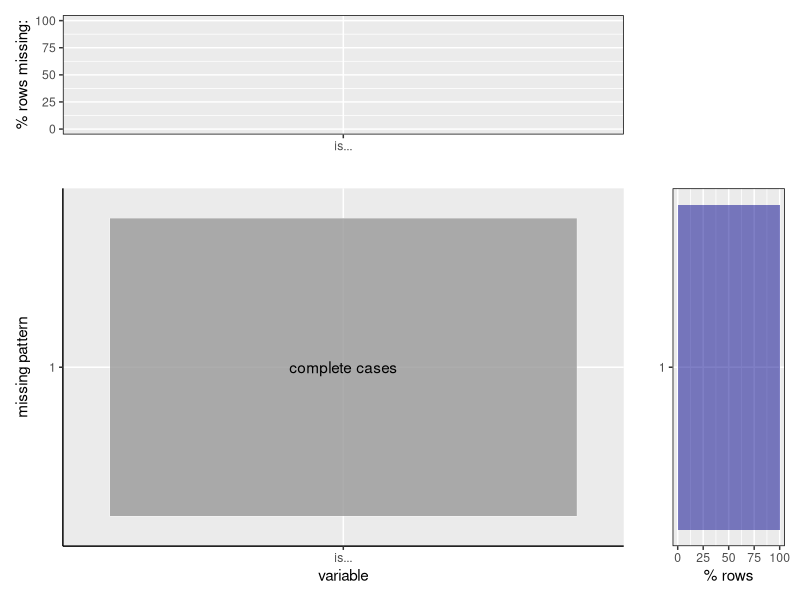

R code for this plot: (Note: this script raises an error after producing the figure.)
## ---- chunk 1
library(tidyverse)
library(patchwork)
library(reshape2)
## ---- chunk 2
# Load data
# names <- read.table(file = 'sources/names.tsv', sep = '\t', header = TRUE, fill = TRUE)
# names[names == "\\N"] <- NA
## ---- chunk 3
# cp = 0 for counts, 1 for percents
missing_plots <- function(data, percent = FALSE) {
  
  # Get missing patterns
  missing_patterns <- data.frame(is.na(data)) %>%
    group_by_all() %>%
    count(name = "count", sort = TRUE) %>%
    ungroup()
  
 # missing_patterns
  new_missing_patterns <- as.matrix(
    missing_patterns[1:(length(missing_patterns)-1)])
  melted <- melt(new_missing_patterns)
  a <- apply(missing_patterns[1:(length(missing_patterns)-1)], 
             1, function(y)length(y[y == TRUE]))
  a_x <- which(a == 0)
  
  # missing_patterns2
  missing_patterns2 <- missing_patterns[1:(length(missing_patterns)-1)]
  
  missing_patterns2 <- missing_patterns2 %>% 
      rownames_to_column("id") %>% 
      gather(key, value, -id) %>% 
      mutate(missing = ifelse(value == 1, "yes", "no"))
  
  missing_patterns2 <- missing_patterns2 %>% 
    mutate(missing2 = ifelse(missing == "yes", 2, 1))
  
  missing_patterns3 <- missing_patterns2 %>% 
      mutate(missing2 = ifelse(id == a_x, 0, missing2))

  #Plot Upper Side
  freq <- c()
  value <- unique(melted$Var2)
  
  if (length(apply(new_missing_patterns, 2, function(y) which(y == TRUE))) == 0){
    freq <- rep(0, length(value))
  } else {
    for (i in apply(new_missing_patterns, 2, function(y) which(y == TRUE))){
      sum <- 0
      for (j in i){
        sum <- sum + missing_patterns$count[j]
        
      }
      freq <- c(freq, sum)
    }
  }
  
  if (percent) {
    total = sum(missing_patterns$count)
    freq <- (freq/total)*100
    
    demo <- data.frame(value, freq)
    col <- ggplot(demo, aes(x = reorder(value, -freq), freq)) +
      geom_bar(stat = 'identity', fill = "blue", alpha = 0.6) +
      scale_x_discrete(label=function(x) abbreviate(x, minlength = 5)) +
      ylim(0, 100) +
      xlab("") +
      ylab("% rows missing:") +
      theme(panel.border = element_rect(color = "black", fill = NA, size = 0.5))
    
  } else {
    demo <- data.frame(value, freq)
    col <- ggplot(demo, aes(x = reorder(value, -freq), freq)) +
      geom_bar(stat = 'identity', fill = "blue", alpha = 0.6) +
      scale_x_discrete(label=function(x) abbreviate(x, minlength = 5)) +
      xlab("") +
      ylab("num rows missing:") +
      theme(panel.border = element_rect(color = "black", fill = NA, size = 0.5))
  } 
  
  temp_x <- length(unique(missing_patterns3$key)) / 2 + 0.5
  temp_y <- nrow(missing_patterns) - a_x + 1
  
  temp_f = levels((reorder(value, -freq)))
  missing_patterns3$key <- fct_relevel(missing_patterns3$key, temp_f)

  # main plot
  main <- ggplot(missing_patterns3, aes(x = key, y = fct_rev(fct_reorder(id,as.integer(id))), fill = as.factor(missing2))) +
    geom_tile(color="white", alpha = 0.8) +
    scale_x_discrete(label=function(x) abbreviate(x, minlength = 5)) +
    scale_fill_manual(values=c("gray60","gray80","mediumpurple1")) +
    xlab("variable") +
    ylab("missing pattern") +
    annotate("text",x = temp_x, y = temp_y, label= "complete cases", fontface = 1, color="black") +
    theme(legend.position="none", axis.line = element_line(colour = "black"))

  # Plot Right Side
  A_x <- length(unique((melted$Var1)))
  area.color <- replicate(A_x, "blue")
  area.color[a_x] <- "darkblue"
  
  if (percent) {
    total = sum(missing_patterns$count)
    rowy <- (missing_patterns$count/total)*100
    
    row <- ggplot(missing_patterns, aes(x = unique(melted$Var1), y = rowy)) +
      geom_bar(stat = "identity", fill = area.color, alpha = 0.5) +
      coord_flip() +
      scale_x_reverse(breaks = seq(0,A_x,1)) +
      ylim(0, 100) +
      xlab("") +
      ylab("% rows") +
      theme(panel.border = element_rect(color = "black", fill = NA, size = 0.5))
  } else {
    row <- ggplot(missing_patterns, aes(x = unique(melted$Var1), y = count)) +
      geom_bar(stat = "identity", fill = area.color, alpha = 0.5) +
      coord_flip() +
      scale_x_reverse(breaks = seq(0,A_x,1)) +
      xlab("") +
      ylab("row count") +
      theme(panel.border = element_rect(color = "black", fill = NA, size = 0.5))
  }

  final_plot <- col + plot_spacer() + main + row + plot_layout(ncol = 2,widths = c(5, 1),heights = c(1, 3))
  final_plot
}
## ---- chunk 4

missing_plots(names, percent = TRUE)
missing_plots(basics, percent = TRUE)
missing_plots(crew, percent = TRUE)
missing_plots(ratings, percent = TRUE)
